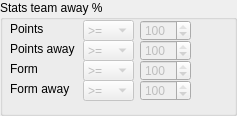
                <widget class="QGroupBox" name="groupBox_4">
                 <property name="minimumSize">
                  <size>
                   <width>237</width>
                   <height>116</height>
                  </size>
                 </property>
                 <property name="maximumSize">
                  <size>
                   <width>237</width>
                   <height>116</height>
                  </size>
                 </property>
                 <property name="title">
                  <string>Stats team away %</string>
                 </property>
                 <widget class="QComboBox" name="combo_points_2">
                  <property name="enabled">
                   <bool>false</bool>
                  </property>
                  <property name="geometry">
                   <rect>
                    <x>83</x>
                    <y>20</y>
                    <width>51</width>
                    <height>21</height>
                   </rect>
                  </property>
                  <property name="minimumSize">
                   <size>
                    <width>0</width>
                    <height>3</height>
                   </size>
                  </property>
                  <property name="maximumSize">
                   <size>
                    <width>51</width>
                    <height>21</height>
                   </size>
                  </property>
                  <item>
                   <property name="text">
                    <string>&gt;=</string>
                   </property>
                  </item>
                  <item>
                   <property name="text">
                    <string>&lt;=</string>
                   </property>
                  </item>
                 </widget>
                 <widget class="QSpinBox" name="spin_points_2">
                  <property name="enabled">
                   <bool>false</bool>
                  </property>
                  <property name="geometry">
                   <rect>
                    <x>140</x>
                    <y>20</y>
                    <width>51</width>
                    <height>21</height>
                   </rect>
                  </property>
                  <property name="minimumSize">
                   <size>
                    <width>0</width>
                    <height>3</height>
                   </size>
                  </property>
                  <property name="maximumSize">
                   <size>
                    <width>51</width>
                    <height>21</height>
                   </size>
                  </property>
                  <property name="maximum">
                   <number>100</number>
                  </property>
                  <property name="value">
                   <number>100</number>
                  </property>
                 </widget>
                 <widget class="QSpinBox" name="spin_points_ha_2">
                  <property name="enabled">
                   <bool>false</bool>
                  </property>
                  <property name="geometry">
                   <rect>
                    <x>140</x>
                    <y>40</y>
                    <width>51</width>
                    <height>21</height>
                   </rect>
                  </property>
                  <property name="minimumSize">
                   <size>
                    <width>0</width>
                    <height>3</height>
                   </size>
                  </property>
                  <property name="maximumSize">
                   <size>
                    <width>51</width>
                    <height>21</height>
                   </size>
                  </property>
                  <property name="maximum">
                   <number>100</number>
                  </property>
                  <property name="value">
                   <number>100</number>
                  </property>
                 </widget>
                 <widget class="QComboBox" name="combo_points_ha_2">
                  <property name="enabled">
                   <bool>false</bool>
                  </property>
                  <property name="geometry">
                   <rect>
                    <x>83</x>
                    <y>40</y>
                    <width>51</width>
                    <height>21</height>
                   </rect>
                  </property>
                  <property name="minimumSize">
                   <size>
                    <width>0</width>
                    <height>3</height>
                   </size>
                  </property>
                  <property name="maximumSize">
                   <size>
                    <width>51</width>
                    <height>21</height>
                   </size>
                  </property>
                  <item>
                   <property name="text">
                    <string>&gt;=</string>
                   </property>
                  </item>
                  <item>
                   <property name="text">
                    <string>&lt;=</string>
                   </property>
                  </item>
                 </widget>
                 <widget class="QSpinBox" name="spin_form_ha_2">
                  <property name="enabled">
                   <bool>false</bool>
                  </property>
                  <property name="geometry">
                   <rect>
                    <x>140</x>
                    <y>80</y>
                    <width>51</width>
                    <height>21</height>
                   </rect>
                  </property>
                  <property name="minimumSize">
                   <size>
                    <width>0</width>
                    <height>3</height>
                   </size>
                  </property>
                  <property name="maximumSize">
                   <size>
                    <width>51</width>
                    <height>21</height>
                   </size>
                  </property>
                  <property name="maximum">
                   <number>100</number>
                  </property>
                  <property name="value">
                   <number>100</number>
                  </property>
                 </widget>
                 <widget class="QComboBox" name="combo_form_2">
                  <property name="enabled">
                   <bool>false</bool>
                  </property>
                  <property name="geometry">
                   <rect>
                    <x>83</x>
                    <y>60</y>
                    <width>51</width>
                    <height>21</height>
                   </rect>
                  </property>
                  <property name="minimumSize">
                   <size>
                    <width>0</width>
                    <height>3</height>
                   </size>
                  </property>
                  <property name="maximumSize">
                   <size>
                    <width>51</width>
                    <height>21</height>
                   </size>
                  </property>
                  <item>
                   <property name="text">
                    <string>&gt;=</string>
                   </property>
                  </item>
                  <item>
                   <property name="text">
                    <string>&lt;=</string>
                   </property>
                  </item>
                 </widget>
                 <widget class="QSpinBox" name="spin_form_2">
                  <property name="enabled">
                   <bool>false</bool>
                  </property>
                  <property name="geometry">
                   <rect>
                    <x>140</x>
                    <y>60</y>
                    <width>51</width>
                    <height>21</height>
                   </rect>
                  </property>
                  <property name="minimumSize">
                   <size>
                    <width>0</width>
                    <height>3</height>
                   </size>
                  </property>
                  <property name="maximumSize">
                   <size>
                    <width>51</width>
                    <height>21</height>
                   </size>
                  </property>
                  <property name="maximum">
                   <number>100</number>
                  </property>
                  <property name="value">
                   <number>100</number>
                  </property>
                 </widget>
                 <widget class="QComboBox" name="combo_form_ha_2">
                  <property name="enabled">
                   <bool>false</bool>
                  </property>
                  <property name="geometry">
                   <rect>
                    <x>83</x>
                    <y>80</y>
                    <width>51</width>
                    <height>21</height>
                   </rect>
                  </property>
                  <property name="minimumSize">
                   <size>
                    <width>0</width>
                    <height>3</height>
                   </size>
                  </property>
                  <property name="maximumSize">
                   <size>
                    <width>51</width>
                    <height>21</height>
                   </size>
                  </property>
                  <item>
                   <property name="text">
                    <string>&gt;=</string>
                   </property>
                  </item>
                  <item>
                   <property name="text">
                    <string>&lt;=</string>
                   </property>
                  </item>
                 </widget>
                 <widget class="QLabel" name="label_66">
                  <property name="geometry">
                   <rect>
                    <x>10</x>
                    <y>20</y>
                    <width>58</width>
                    <height>17</height>
                   </rect>
                  </property>
                  <property name="text">
                   <string>Points</string>
                  </property>
                 </widget>
                 <widget class="QLabel" name="label_67">
                  <property name="geometry">
                   <rect>
                    <x>10</x>
                    <y>40</y>
                    <width>71</width>
                    <height>17</height>
                   </rect>
                  </property>
                  <property name="text">
                   <string>Points away</string>
                  </property>
                 </widget>
                 <widget class="QLabel" name="label_68">
                  <property name="geometry">
                   <rect>
                    <x>10</x>
                    <y>60</y>
                    <width>58</width>
                    <height>17</height>
                   </rect>
                  </property>
                  <property name="text">
                   <string>Form</string>
                  </property>
                 </widget>
                 <widget class="QLabel" name="label_69">
                  <property name="geometry">
                   <rect>
                    <x>10</x>
                    <y>80</y>
                    <width>71</width>
                    <height>17</height>
                   </rect>
                  </property>
                  <property name="text">
                   <string>Form away</string>
                  </property>
                 </widget>
                </widget>
